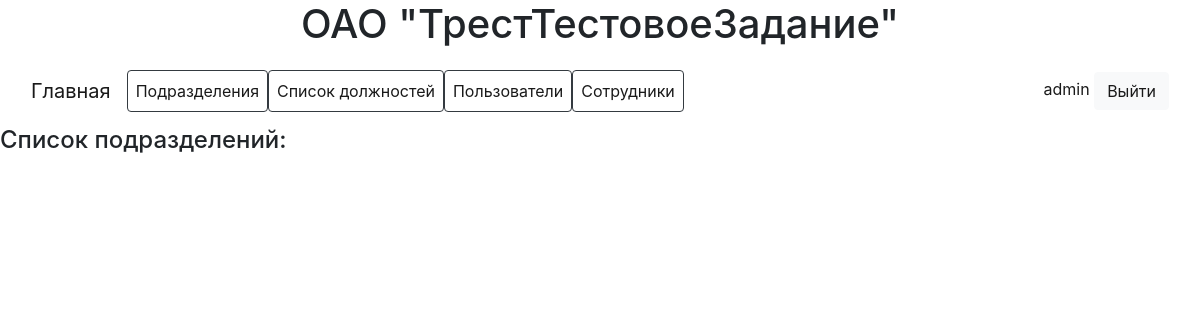
Before: / (signed in) with the older database file.
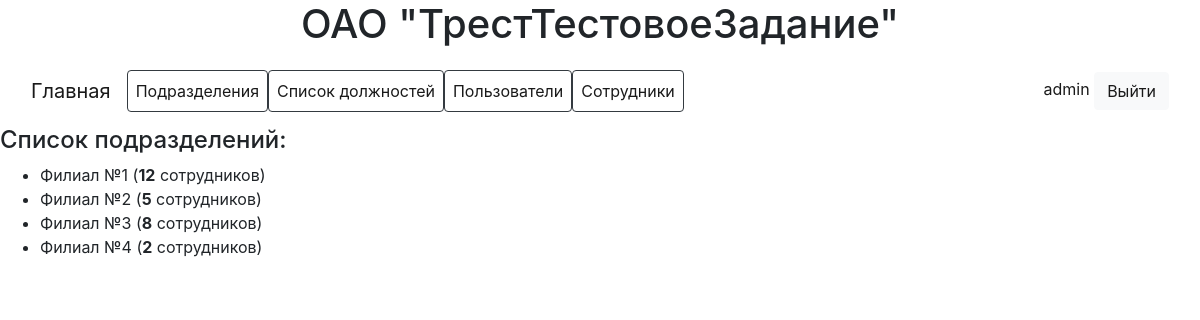
After: the same page with the newer database file.
### employees/models.py (models this page shows)
class Subdivision(models.Model):
    title = models.CharField(max_length=250)
    address = models.CharField(max_length=250, blank=True, null=True)
    note = models.TextField(blank=True, null=True)
    created = models.DateTimeField(auto_now_add=True)
    def __str__(self):
        return self.title

### employees/views.py (the view)
# urls.py: path('', views.main_page, name='main'),
@login_required
def main_page(request):
    subdivisions = Subdivision.objects.all()
    context = {
        'subdivisions': subdivisions
    }
    return render(request, 'main.html', context)

### employees/templates/main.html (shortened to what this page needs)
{% extends "base.html" %}
{% block main %}
    <div>
        <h4>Список подразделений:</h4>
        <ul>
            {% for subdiv in subdivisions %}
                <li>
                    {{ subdiv }} (<b>{{ subdiv.employee_set.all.count }}</b> сотрудников)
                </li>
            {% endfor %}
        </ul>
    </div>
{% endblock %}

Changed rows visible on the page:
added Subdivision: title "Филиал №1", employee_set.all.count "12"
added Subdivision: title "Филиал №2", employee_set.all.count "5"
added Subdivision: title "Филиал №3", employee_set.all.count "8"
added Subdivision: title "Филиал №4", employee_set.all.count "2"
